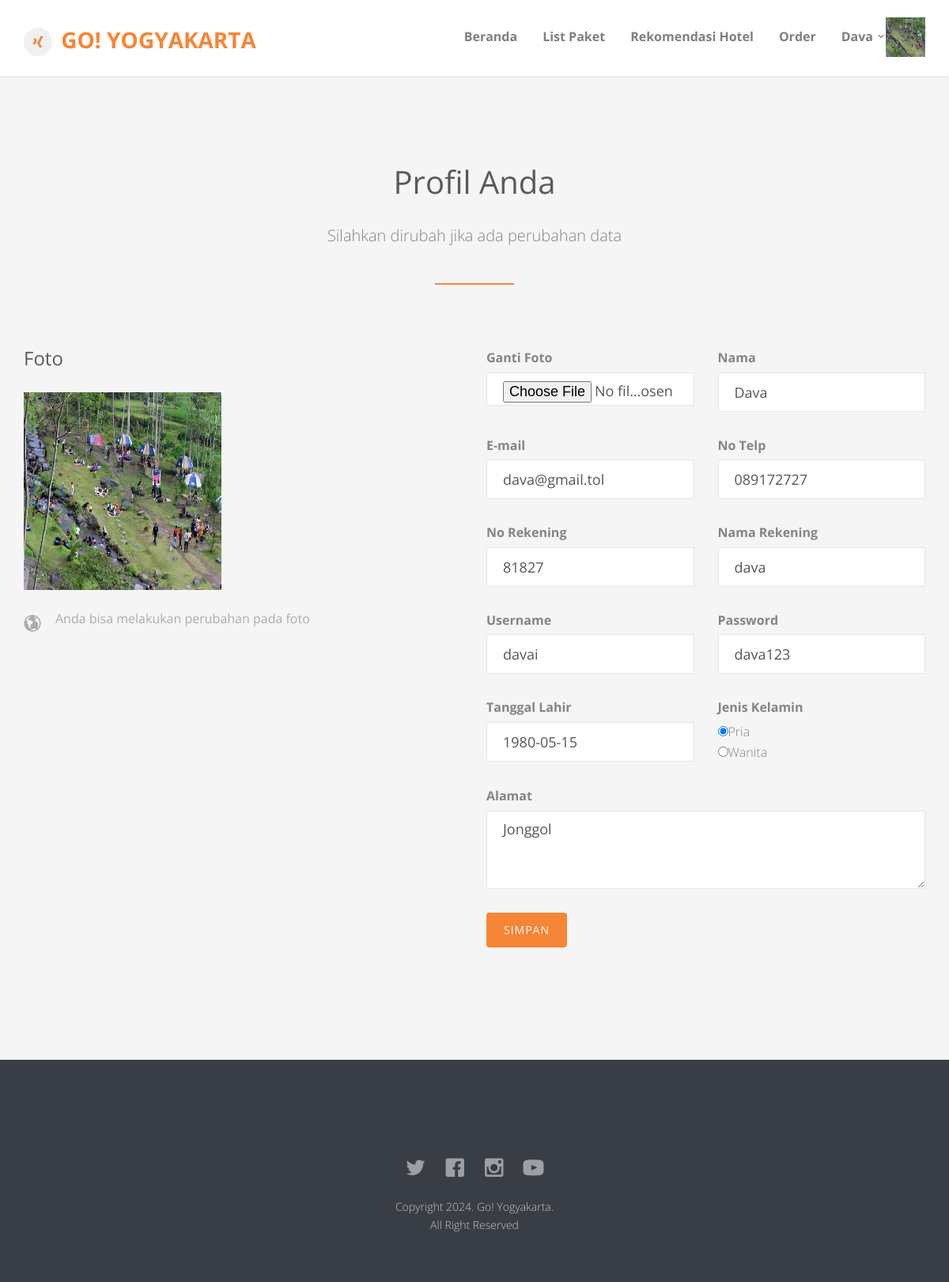
Page /profil.php (signed in) on the committed database.
### tables this page shows
CREATE TABLE `tbl_user` (
  `id_user` int NOT NULL,
  `foto` varchar(50) NOT NULL,
  `nama_user` varchar(30) NOT NULL,
  `email_user` varchar(50) NOT NULL,
  `no_hp` varchar(14) NOT NULL,
  `no_rek` varchar(50) NOT NULL,
  `nama_rek` varchar(50) NOT NULL,
  `username` varchar(30) NOT NULL,
  `password` varchar(12) NOT NULL,
  `tgl_lahir` date NOT NULL,
  `jekel` varchar(1) NOT NULL,
  `alamat` text NOT NULL
);

### profil.php (the view, shortened to what this page needs)
<!DOCTYPE html>
<html class="no-js">
<head>
	<link rel="stylesheet" href="css/animate.css">
	<link rel="stylesheet" href="css/icomoon.css">
	<link rel="stylesheet" href="css/bootstrap.css">
	<link rel="stylesheet" href="css/superfish.css">
	<link rel="stylesheet" href="css/magnific-popup.css">
	<link rel="stylesheet" href="css/bootstrap-datepicker.min.css">
	<link rel="stylesheet" href="css/cs-select.css">
	<link rel="stylesheet" href="css/cs-skin-border.css">
	<link rel="stylesheet" href="css/style.css">
</head>
<body>
	<div id="fh5co-wrapper">
		<div id="fh5co-page">
			<?php include("header.php");
			if (isset($_SESSION['id_user'])) {
				$host	= "localhost";
				$user	= "gojogjak_arta";
				$pass	= "%Ilham18";
				$kon = mysqli_connect($host, $user, $pass);
				$id_user = $_SESSION['id_user'];
			} ?>
			<div id="fh5co-contact" class="fh5co-section-gray">
				<div class="container">
					<div class="row">
						<div class="col-md-8 col-md-offset-2 text-center heading-section animate-box">
							<h3>Profil Anda</h3>
							<p>Silahkan dirubah jika ada perubahan data</p>
						</div>
					</div>
					<form action="proses.php?aksi=update" method="post" enctype="multipart/form-data">
						<?php
						$query	= mysqli_query($kon, "SELECT * FROM tbl_user WHERE id_user='$id_user'");
						$d	= mysqli_fetch_array($query);
						?>
						<div class="row animate-box">
							<div class="col-md-6">
								<h3 class="section-title">Foto</h3>
								<p><img src="foto/<?php echo $d['foto'] ?>" width='250x' height='250px' /></p>
								<ul class="contact-info">
									<li><i class="icon-globe2"></i><a href="#">Anda bisa melakukan perubahan pada foto</a></li>
								</ul>
							</div>
							<div class="col-md-6">
								<div class="row">
									<div class="col-md-6">
										<div class="form-group">
											<label>Ganti Foto</label>
											<input type="file" class="form-control" name="foto">
										</div>
									</div>
									<div class="col-md-6">
										<label>Nama</label>
										<div class="form-group">
											<input type="text" name="nama_user" value="<?php echo $d['nama_user'] ?>" class="form-control">
										</div>
									</div>
									<div class="col-md-6">
										<label>E-mail</label>
										<div class="form-group">
											<input type="text" name="email_user" value="<?php echo $d['email_user'] ?>" class="form-control">
										</div>
									</div>
									<div class="col-md-6">
										<label>No Telp</label>
										<div class="form-group">
											<input type="text" class="form-control" name="no_hp" value="<?php echo $d['no_hp'] ?>">
										</div>
									</div>
									<div class="col-md-6">
										<label>No Rekening</label>
										<div class="form-group">
											<input type="text" class="form-control" name="no_rek" value="<?php echo $d['no_rek'] ?>">
										</div>
									</div>
									<div class="col-md-6">
										<label>Nama Rekening</label>
										<div class="form-group">
											<input type="text" class="form-control" name="nama_rek" value="<?php echo $d['nama_rek'] ?>">
										</div>
									</div>
									<div class="col-md-6">
										<label>Username</label>
										<div class="form-group">
											<input type="text" class="form-control" name="username" value="<?php echo $d['username'] ?>">
										</div>
									</div>
									<div class="col-md-6">
										<label>Password</label>
										<div class="form-group">
											<input type="text" class="form-control" name="password" value="<?php echo $d['password'] ?>">
										</div>
									</div>
									<div class="col-md-6">
										<div class="input-field">
											<label for="date-start">Tanggal Lahir</label>
											<input type="text" class="form-control" id="date-start" name="tgl_lahir" value="<?php echo $d['tgl_lahir'] ?>" />
										</div>
									</div>
									<div class="col-md-6">
										<label>Jenis Kelamin</label>
										<div class="form-group">
											<p>
												<input type="radio" name="jekel" value="L" <?php if ($d['jekel'] == "L") {
																								echo "checked";
																							} ?>>Pria<br />
												<input type="radio" name="jekel" value="P" <?php if ($d['jekel'] == "P") {
																								echo "checked";
																							} ?>>Wanita
											</p>
										</div>
									</div>
									<div class="col-md-12">
										<label>Alamat</label>
										<div class="form-group">
											<textarea name="alamat" class="form-control" cols="30" rows="3"><?php echo $d['alamat'] ?></textarea>
										</div>
									</div>
									<div class="col-md-12">
										<div class="form-group">
											<input type="submit" value="Simpan" class="btn btn-primary">
										</div>
									</div>
								</div>
							</div>
						</div>
					</form>
				</div>
			</div>
			<?php include("footer.php") ?>
		</div>
	</div>
</body>
</html>

### css/icomoon.css (style rules this page uses)
[class^="icon-"], [class*=" icon-"] { font-family: 'icomoon' !important; speak: none; font-style: normal; font-weight: normal; font-variant: normal; text-transform: none; line-height: 1; -webkit-font-smoothing: antialiased; -moz-osx-font-smoothing: grayscale; }
.icon-globe2:before { content: "\e9b0"; }

### css/style.css (style rules this page uses)
body { font-family: "Open Sans", Arial, sans-serif; line-height: 1.6; font-size: 16px; background: #fff; color: #848484; font-weight: 300; overflow-x: hidden; }
a { color: #f78536; -webkit-transition: 0.5s, ease; -o-transition: 0.5s, ease; transition: 0.5s, ease; }
p, ul, ol { margin-bottom: 1.5em; font-size: 16px; color: #848484; font-family: "Open Sans", Arial, sans-serif; }
h1, h2, h3, h4, h5, h6 { color: #5a5a5a; font-family: "Open Sans", Arial, sans-serif; font-weight: 400; margin: 0 0 30px 0; }
.fh5co-section-gray { background: rgba(0, 0, 0, 0.04); }
.heading-section { padding-bottom: 1em; margin-bottom: 5em; }
.heading-section:after { position: absolute; content: ""; bottom: 0; left: 50%; width: 100px; margin-left: -50px; height: 2px; background: #f78536; }
.heading-section h3 { font-size: 40px; font-weight: 400; position: relative; }
.heading-section p { font-size: 20px; }
#fh5co-services, #fh5co-about, #fh5co-contact { padding: 7em 0; }
#fh5co-contact .contact-info { margin: 0; padding: 0; }
#fh5co-contact .contact-info li { list-style: none; margin: 0 0 20px 0; position: relative; padding-left: 40px; }
#fh5co-contact .contact-info li i { position: absolute; top: 0.3em; left: 0; font-size: 22px; color: rgba(0, 0, 0, 0.3); }
#fh5co-contact .contact-info li a { font-weight: 400 !important; color: rgba(0, 0, 0, 0.3); }
#fh5co-contact .form-control { -webkit-box-shadow: none; -moz-box-shadow: none; -ms-box-shadow: none; -o-box-shadow: none; box-shadow: none; border: none; border: 1px solid rgba(0, 0, 0, 0.1); font-size: 18px; font-weight: 400; -webkit-border-radius: 0px; -moz-border-radius: 0px; -ms-border-radius: 0px; border-radius: 0px; }
#fh5co-contact input[type="text"] { height: 50px; }
#fh5co-contact .form-group { margin-bottom: 30px; }
.btn { -webkit-transition: 0.3s; -o-transition: 0.3s; transition: 0.3s; }
.btn { text-transform: uppercase; letter-spacing: 1px; -webkit-transition: 0.3s; -o-transition: 0.3s; transition: 0.3s; }
.btn.btn-primary { background: #f78536; color: #fff; border: none !important; border: 2px solid transparent !important; }
.js .animate-box { opacity: 0; }
#fh5co-wrapper { overflow-x: hidden; position: relative; }
#fh5co-page { position: relative; -webkit-transition: 0.5s; -o-transition: 0.5s; transition: 0.5s; }

### rows in the picture
tbl_user: foto (picture), nama_user "Dava", email_user "dava@gmail.tol", no_hp "089172727", no_rek "81827", nama_rek "dava", username "davai", password "dava123", tgl_lahir "1980-05-15", jekel "☑", alamat "Jonggol"

### other values in the picture
$_SESSION[nama_user] "Dava"
